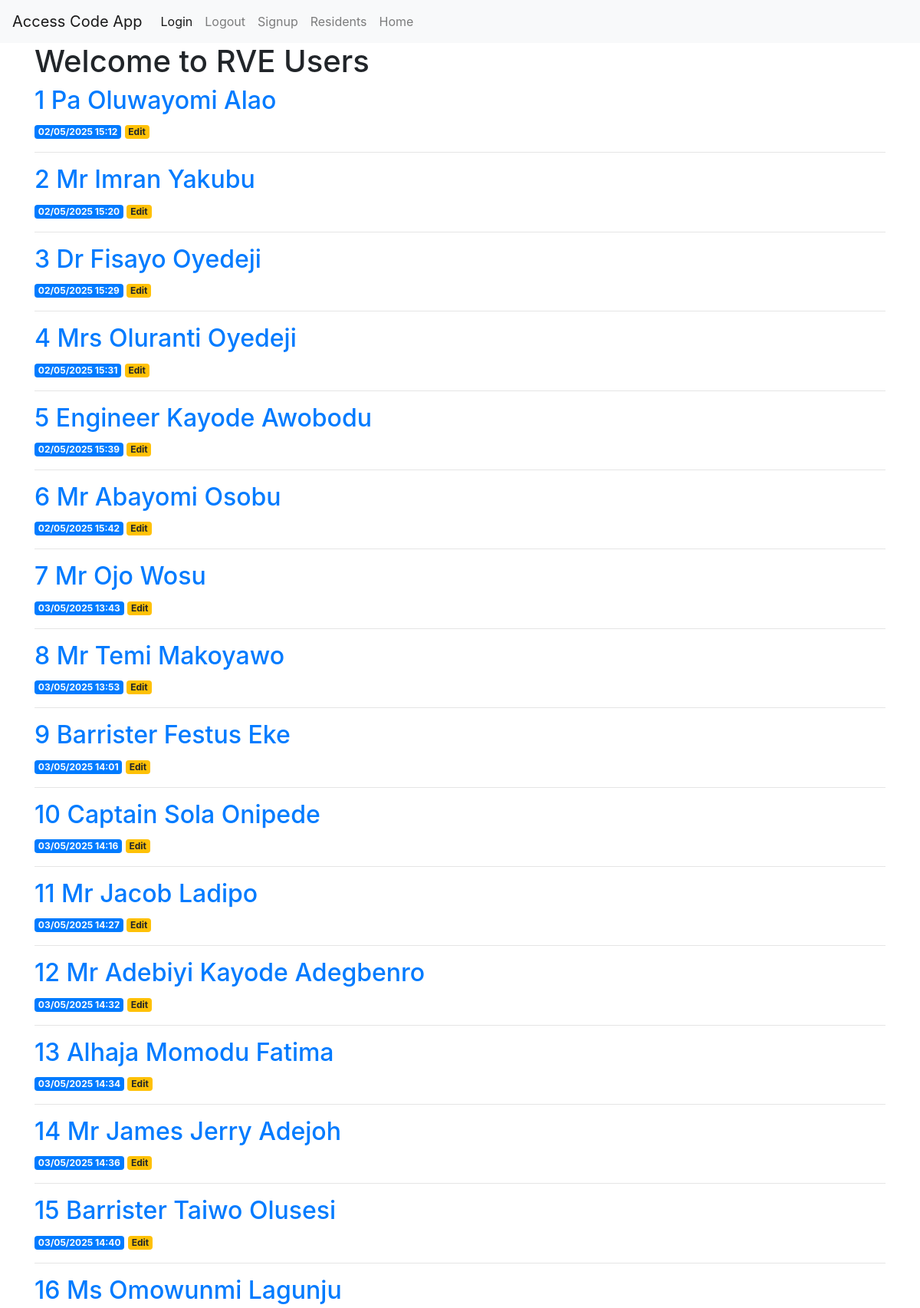
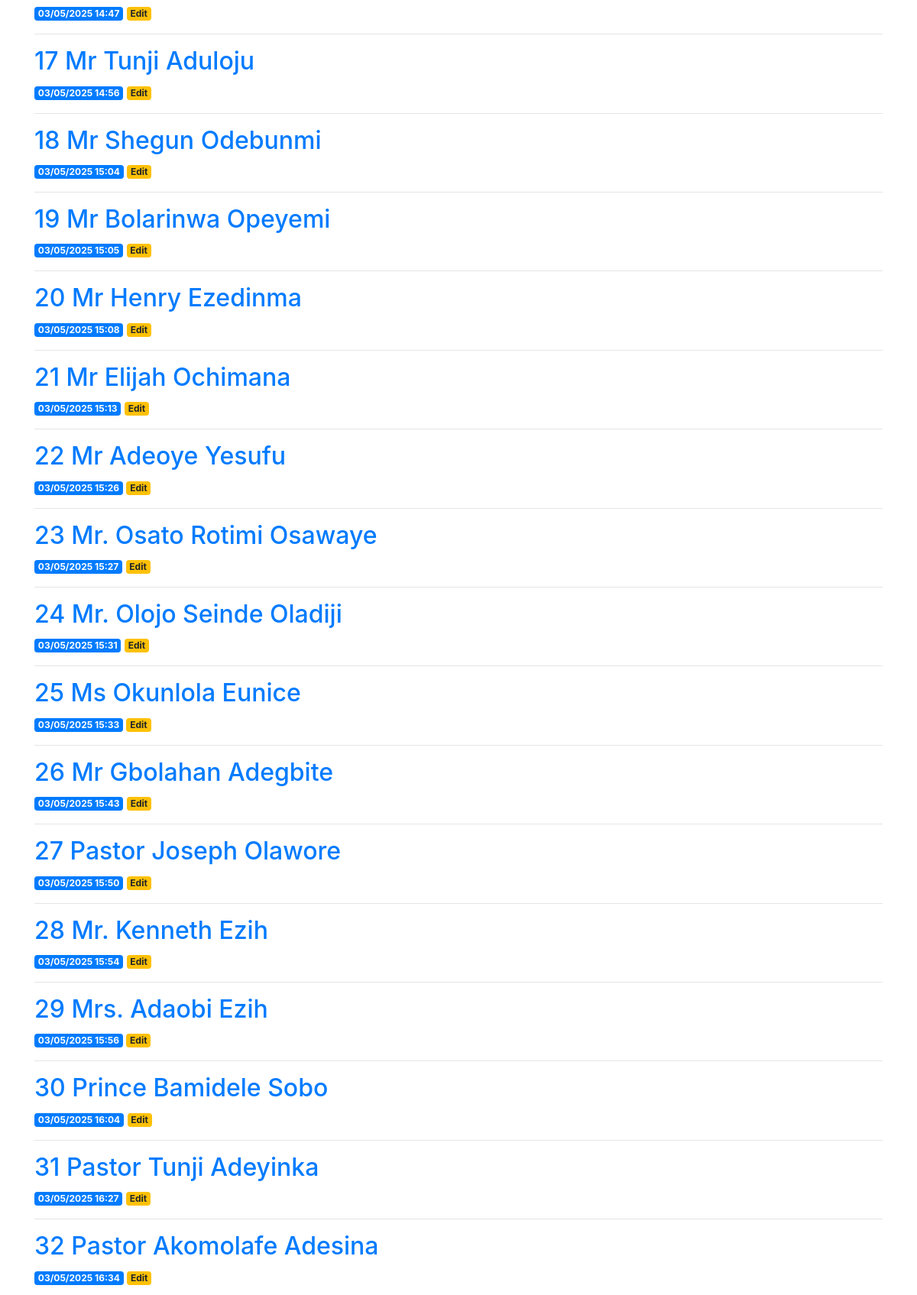
Page /users (signed in, upper part) on the committed database (2 pictures, top to bottom).
### tables this page shows
CREATE TABLE users (
    user_id INTEGER PRIMARY KEY AUTOINCREMENT,
    full_name TEXT NOT NULL,
    resident_address TEXT NOT NULL,
    email TEXT NOT NULL,
    validity_date TIMESTAMP NOT NULL,
    u_created TIMESTAMP NOT NULL DEFAULT CURRENT_TIMESTAMP
);

### app.py (the view)
@app.route('/users')
def users():
    if request.method == 'GET':
        if session.get('user') == None:
            if session.get('user_name'):
                flash('Please Login', category='error')
            return redirect(url_for('admin_login'))
    conn = get_db_connection()
    users = conn.execute('SELECT * FROM users').fetchall()
    conn.close()
    return render_template('users.html', users=users)

### app.py (called while the page is built)
def get_db_connection():
    conn = sqlite3.connect('database.db')
    conn.row_factory = sqlite3.Row
    return conn

### templates/users.html
{% extends 'base3.html' %}
{% block content %}
    <h1>{% block title %} Welcome to RVE Users {% endblock %}</h1>
    {% for user in users %}
        <a href="{{ url_for('view', user_id=user['user_id']) }}">
            <h2>{{ user['user_id'] }} {{ user['full_name'] }}</h2>
        </a>
        <span class="badge badge-primary">{{ user['u_created'] }}</span>
        <a href="{{ url_for('user_edit', user_id=user['user_id']) }}">
            <span class="badge badge-warning">Edit</span>
        </a>
        <hr>
    {% endfor %}
{% endblock %}

### rows in the picture
users: user_id "1", full_name "Pa Oluwayomi Alao", u_created "02/05/2025 15:12"
users: user_id "2", full_name "Mr Imran Yakubu", u_created "02/05/2025 15:20"
users: user_id "3", full_name "Dr Fisayo Oyedeji", u_created "02/05/2025 15:29"
users: user_id "4", full_name "Mrs Oluranti Oyedeji", u_created "02/05/2025 15:31"
users: user_id "5", full_name "Engineer Kayode Awobodu", u_created "02/05/2025 15:39"
users: user_id "6", full_name "Mr Abayomi Osobu", u_created "02/05/2025 15:42"
users: user_id "7", full_name "Mr Ojo Wosu", u_created "03/05/2025 13:43"
users: user_id "8", full_name "Mr Temi Makoyawo", u_created "03/05/2025 13:53"
users: user_id "9", full_name "Barrister Festus Eke", u_created "03/05/2025 14:01"
users: user_id "10", full_name "Captain Sola Onipede", u_created "03/05/2025 14:16"
users: user_id "11", full_name "Mr Jacob Ladipo", u_created "03/05/2025 14:27"
users: user_id "12", full_name "Mr Adebiyi Kayode Adegbenro", u_created "03/05/2025 14:32"
users: user_id "13", full_name "Alhaja Momodu Fatima", u_created "03/05/2025 14:34"
users: user_id "14", full_name "Mr James Jerry Adejoh", u_created "03/05/2025 14:36"
users: user_id "15", full_name "Barrister Taiwo Olusesi", u_created "03/05/2025 14:40"
users: user_id "16", full_name "Ms Omowunmi Lagunju", u_created "03/05/2025 14:47"
users: user_id "17", full_name "Mr Tunji Aduloju", u_created "03/05/2025 14:56"
users: user_id "18", full_name "Mr Shegun Odebunmi", u_created "03/05/2025 15:04"
users: user_id "19", full_name "Mr Bolarinwa Opeyemi", u_created "03/05/2025 15:05"
users: user_id "20", full_name "Mr Henry Ezedinma", u_created "03/05/2025 15:08"
users: user_id "21", full_name "Mr Elijah Ochimana", u_created "03/05/2025 15:13"
users: user_id "22", full_name "Mr Adeoye Yesufu", u_created "03/05/2025 15:26"
users: user_id "23", full_name "Mr. Osato Rotimi Osawaye", u_created "03/05/2025 15:27"
users: user_id "24", full_name "Mr. Olojo Seinde Oladiji", u_created "03/05/2025 15:31"
users: user_id "25", full_name "Ms Okunlola Eunice", u_created "03/05/2025 15:33"
users: user_id "26", full_name "Mr Gbolahan Adegbite", u_created "03/05/2025 15:43"
users: user_id "27", full_name "Pastor Joseph Olawore", u_created "03/05/2025 15:50"
users: user_id "28", full_name "Mr. Kenneth Ezih", u_created "03/05/2025 15:54"
users: user_id "29", full_name "Mrs. Adaobi Ezih", u_created "03/05/2025 15:56"
users: user_id "30", full_name "Prince Bamidele Sobo", u_created "03/05/2025 16:04"
users: user_id "31", full_name "Pastor Tunji Adeyinka", u_created "03/05/2025 16:27"
users: user_id "32", full_name "Pastor Akomolafe Adesina", u_created "03/05/2025 16:34"
